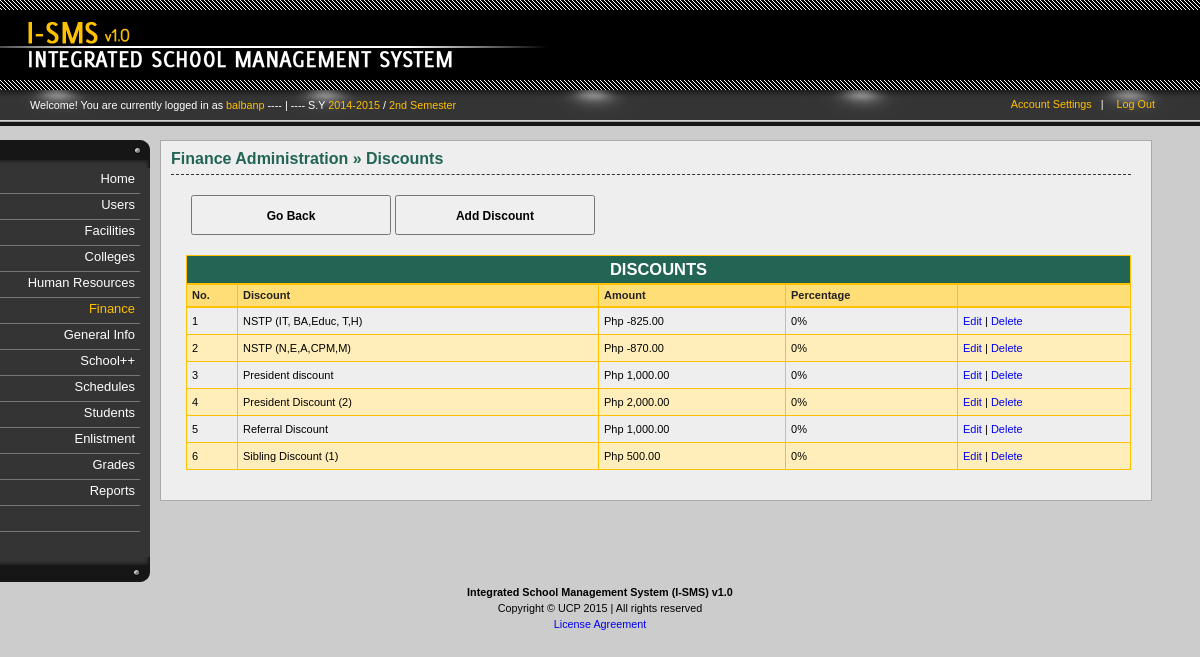
Page /finance-discount.php (signed in) on the committed database.
### _system/_config/sys_config.php (called while the page is built, shortened)
<?php
		$DIR_SERVER_FOLDER = "";
		$DIR_CSS_DEFAULT = "http://" . $_SERVER['HTTP_HOST'] . $DIR_SERVER_FOLDER . "/design/default/css/";
?>

### _libs/classes/fix.inc.php (called while the page is built, shortened)
<?php
	class SchoolYear2{
		function __construct($year_id, $start, $end, $active){
			$this->start = $start;
			$this->end = $end;
		}
	}
	class Semester2{
		function __construct($semester_id, $description, $shorthand, $active){
			$this->description = $description;
		}
	}
	class FixManager{
		private $conn = null;
		function __construct($conn = null){
			if($conn !== null){
				$this->conn = $conn;
			} else {
				$this->error = "No defined connection.";
			}
		}
		function GetActiveSchoolYear(){
			$years = null;
			if($this->conn == null){
				$error = "No defined connection.";
				return null;
			} else {
				$conn = $this->conn;
				$query = "SELECT SchoolYearID, Start, End, Active FROM `sch-school_years` WHERE Active=1 ";
				$query .= "ORDER BY Start";
				$result = $conn->query($query);
				if($conn->error <> ""){
					$this->error = $conn->error;
				} else {
					$years = array();
					$ctr = 0;
					if($result->num_rows > 0){
						while($row = $result->fetch_assoc()){
							$years[$ctr] = new SchoolYear2($row['SchoolYearID'], $row['Start'], $row['End'], $row['Active']);
							$ctr++;
						}
					}
				}
			}
			return $years;
		}
		function GetActiveSemester(){
			$semesters = null;
			if($this->conn == null){
				$error = "No defined connection.";
				return null;
			} else {
				$conn = $this->conn;
				$query = "SELECT SemesterID, Description, Shorthand, Active FROM `sch-semesters` ";
				$query .= "WHERE 1=1 AND Active=1 ";
				$result = $conn->query($query);
				if($conn->error <> ""){
					$this->error = $conn->error;
				} else {
					$semesters = array();
					$ctr = 0;
					if($result->num_rows > 0){
						while($row = $result->fetch_assoc()){
							$semesters[$ctr] = new Semester2($row['SemesterID'], $row['Description'], $row['Shorthand'], $row['Active']);
							$ctr++;
						}
					}
				}
			}
			return $semesters;
		}
	}
?>

### _libs/classes/fin.inc.php (called while the page is built, shortened)
<?php
	class Discount{
		function __construct($discount_id, $description, $price, $percentage, $type){
			$this->discount_id = $discount_id;
			$this->description = $description;
			$this->price = $price;
			$this->percentage= $percentage;
		}
	}
	class FinanceManager{
		private $conn = null;
		function __construct($conn = null){
			if($conn !== null){
				$this->conn = $conn;
			} else {
				$this->error = "No defined connection.";
			}
		}
		function GetDiscountsByKey(){
			$discounts = null;
			if($this->conn == null){
				$this->error[] = "No defined connection.";
				return null;
			} else {
				$conn = $this->conn;
				$query = "SELECT `DiscountID`, `Description`, `Price`, `Percentage`, `Type`, `DateCreated`, `DateModified` FROM `fin-discounts` WHERE Type=2 ";
				$query .= "ORDER BY Description ";
				$result = $conn->query($query);
				if($conn->error <> ""){
					$this->error = $conn->error;
				} else {
					$discounts = array();
					if($result->num_rows > 0){
						while($row = $result->fetch_assoc()){
							$discounts[$row['DiscountID']] = new Discount($row['DiscountID'], $row['Description'], $row['Price'], $row['Percentage'], $row['Type']);
						}
					}
				}
			}
			return $discounts;
		}
	}
?>

### finance-discount.php (the view, shortened to what this page needs)
<?php
	require_once("_system/_config/sys_config.php");
	require_once(CLASSLIST . "user.inc.php");
	require_once(CLASSLIST . "sentry.inc.php");
	require_once(CLASSLIST . "menu.inc.php");
	require_once(CLASSLIST . "fin.inc.php");
	if(isset($_SESSION['UserInfo'])){
		$UserInfo = unserialize($_SESSION['UserInfo']);
	} else {
		header("Location: index.php?error=2");
		exit();
	}
	$ISMS = new ISMSConnection(CONNECTION_TYPE);
	$conn = $ISMS->GetConnection();
	$hnd = new FinanceManager($conn);
	$dict_scholarships = $hnd->GetDiscountsByKey();
?>
<!DOCTYPE html PUBLIC "-//W3C//DTD XHTML 1.0 Transitional//EN" "http://www.w3.org/TR/xhtml1/DTD/xhtml1-transitional.dtd">
<html lang="en-US" xml:lang="en-US" xmlns="http://www.w3.org/1999/xhtml">
	<head>
<?php
	require_once("_system/_config/head_config.php");
	echo "<link rel=\"stylesheet\" href=\"" . $DIR_CSS_DEFAULT . "home.css\" />";
	echo "<link rel=\"stylesheet\" href=\"" . $DIR_CSS_DEFAULT . "verticalnav.css\" />";
	echo "<link rel=\"stylesheet\" href=\"" . $DIR_CSS_DEFAULT . "columns.css\" />";
	echo "<link rel=\"stylesheet\" href=\"" . $DIR_CSS_DEFAULT . "content.css\" />";
	echo "<link rel=\"stylesheet\" href=\"" . $DIR_CSS_DEFAULT . "actions.css\" />";
	echo "<link rel=\"stylesheet\" href=\"" . $DIR_CSS_DEFAULT . "tables.css\" />";
	echo "<link rel=\"stylesheet\" href=\"" . $DIR_CSS_DEFAULT . "tweaks.css\" />";
?>
	</head>
	<body id="finance">
		<div id="container">
			<div id="header">
				<?php require_once("_system/main/banner.inc.php"); ?>
				<?php require_once("_system/main/dashboard.inc.php"); ?>
			</div><?php  ?>
			<div id="body">
				<div class="content">
					<div class="column" id="column-first">
						<?php require_once("_system/main/mainmenu.inc.php"); ?>
					</div>
					<div class="column" id="column-second">
						<div class="inner">
							<h1>
								<span class="Highlight">Finance Administration &raquo; Discounts</span>
							</h1>
							<div id="actions">
								<p class="action">
									<input type="button" value="Go Back" onclick="window.location='finance.php'" />
									<input type="button" value="Add Discount" onclick="window.location='finance-discount-add.php'" />
								</p>
							</div>
							<div class="table">
								<table class="positions" cellspacing="0" title="">
									<thead>
										<th colspan="5" class="year_level">
											DISCOUNTS
										</th>
									</thead>
									<thead>
										<th id="Count">No.</th>
										<th id="Position">Discount</th>
										<th id="">Amount</th>
										<th id="">Percentage</th>
										<th id="Actions"></th>
									</thead>
									<?php
										$ctr = 0;
										foreach($dict_scholarships as $item){
												$ctr++;
												if($ctr % 2 == 0){
													echo "<tr class=\"even\">";
												} else {
													echo "<tr class=\"odd\">";
												}
													echo "<td>{$ctr}</td>";
													echo "<td>{$item->description}</td>";
													echo "<td>Php " . number_format($item->price, 2, ".", ",") . "</td>";
													echo "<td>{$item->percentage}%</td>";
													echo "<td class=\"Actions\">";
													echo "<a href=\"finance-discount-edit.php?id={$item->discount_id}\">Edit</a>";
													echo " | ";
													echo "<a  onclick=\"return confirm('Continue deleting this discount? Click OK to continue.');\" href=\"finance-discount-process.php?id={$item->discount_id}&action=del\">Delete</a>";
													echo "</td>";
												echo "</tr>";
										}
									?>
								</table>
							</div>
						</div>
					</div>
				</div>
			</div><?php  ?>
			<div id="footer">
				<?php require_once("_system/main/footer.inc.php"); ?>
			</div><?php  ?>
		</div>
	</body>
</html>

### _system/main/dashboard.inc.php (shortened to what this page needs)
<div id="dashboard">
	<div class="inner">
		<p class="greetings">Welcome! You are currently logged in as
			<span class="highlight">
				<?php echo $UserInfo->username; ?>
			</span>
			<?php
				require_once(CLASSLIST . 'fix.inc.php');
				$ISMS2 = new ISMSConnection(CONNECTION_TYPE);
				$conn2 = $ISMS2->GetConnection();
				$dash = new FixManager($conn2);
				$tmp_sy = $dash->GetActiveSchoolYear();
				$tmp_sem = $dash->GetActiveSemester();
				$curr_sy = $tmp_sy[0]->start . "-" . $tmp_sy[0]->end;
				$curr_sem = $tmp_sem[0]->description;
				if(isset($curr_sy)){
					echo " ---- | ---- S.Y <span class=\"highlight\">" . $curr_sy;
					echo "</span> / <span class=\"highlight\">" . $curr_sem . "</span>";
				}
			?>
		</p>
		<div class="options">
			<ul>
				<li><a href="account-settings.php">Account Settings</a>&nbsp;&nbsp;&nbsp;|</li>
				<li><a href="logout.php">Log Out</a></li>
			</ul>
		</div>
	</div>
</div>

### design/default/css/general.css (style rules this page uses)
html { font: 67.5% Arial, Tahoma, Verdana, "Times New Roman"; }
body { font-size: 100%; background-color: #f0efef; background-color: #ccc; background-image: url(../images/logo.png); padding-bottom: 20px; }
#header { height: 90px; background-color: #000; }
p { line-height: 1.5em; }
p.action input { width: 200px; height: 40px; font-weight: bold; font-family: Arial!important; }
p.action { font-size: 14px!important; }

### design/default/css/home.css (style rules this page uses)
#header { margin-bottom: 50px; }
#dashboard .inner { display: block; height: 24px; padding: 7px 0px 5px 30px; background-image: url("../images/dashboard.png"); background-color: #000; position:relative; }
#dashboard .options { position: absolute;right: 35px;top: 9px; width: 200px; text-align: right; }
#dashboard .options a { color: #ffc000; text-decoration: none }
#dashboard .options ul li { display: inline; margin-right: 10px; color: #fff; }
#dashboard .greetings { margin-top: 0px; color: #fff; }
#dashboard .inner .greetings .highlight { color: #ffc000; }

### design/default/css/columns.css (style rules this page uses)
.content div.column { float: left; }
#column-first { width: 160px; }
#column-second { width: 80%; background-color: #eee; border: 1px solid #aaa; padding: 10px 20px 30px 10px; color: 333; overflow: hidden; }

### design/default/css/content.css (style rules this page uses)
div#body { padding-bottom: 20px; }
div#column-second h1 { font-size: 16px; padding: 10px 30px 7px 0px; border-bottom: 1px dashed #333; margin-top: 10px; }
div#column-second h1:first-child { font-size: 16px; padding: 0px 30px 7px 0px; border-bottom: 1px dashed #333; margin-top: 0px; border-top: 0; }
div#column-second h1 span.Highlight { color: #226555; font-weight: bold; }
div#column-second p { margin: 10px 20px 0px 15px; font-size: 12px; }
div#actions p { font-size: 11px; }
div#actions input { font-size: 12px; font-family: "Century Gothic", Arial, Tahoma, Verdana, "Times New Roman" }

### design/default/css/actions.css (style rules this page uses)
div#actions { margin: 5px 0px 0px 0px; padding: 5px 5px 10px 5px; }
p.action input { padding: 3px 10px 2px 10px; }

### design/default/css/tables.css (style rules this page uses)
div.table { margin-left: 15px; margin-top: 10px; font-size: 11px; }
div.table table { border: 1px solid #ffc000; }
div.table table thead th { background-color: #ffdd77; border-bottom: 2px solid #ffc000; color: #222; font-weight: bold; }
div.table table thead th, div.table table td { padding: 5px 5px 5px 5px; text-align:left; }
div.table table th,div.table table td { border-right: 1px solid #ffc000; border-bottom: 1px solid #ffc000; }
div.table table td { cursor: pointer; line-height: 16px; }
div.table table.positions { width: 100%; }
div.table td.Actions a { text-decoration: none; }
div.table td { vertical-align: middle; }
div.table th.year_level { vertical-align: middle; background-color: #226555; color: #fff; font-size: 1.5em; text-align: center; }
div.table th { vertical-align: middle; }
table.positions th#Count { width: 40px; }
table.positions th#Position { width: 350px; }
tr.even { background-color: #ffeeb9; }

### rows in the picture
sch-school_years: curr_sy "2014-2015"
sch-semesters: Description "2nd Semester"
fin-discounts: Description "NSTP (IT, BA,Educ, T,H)", Price "-825.00", Percentage "0"
fin-discounts: Description "NSTP (N,E,A,CPM,M)", Price "-870.00", Percentage "0"
fin-discounts: Description "President discount", Price "1,000.00", Percentage "0"
fin-discounts: Description "President Discount (2)", Price "2,000.00", Percentage "0"
fin-discounts: Description "Referral Discount", Price "1,000.00", Percentage "0"
fin-discounts: Description "Sibling Discount (1)", Price "500.00", Percentage "0"

### other values in the picture
$UserInfo->username "balbanp"
$MenuItem->display "Home"
$MenuItem->display "Users"
$MenuItem->display "Facilities"
$MenuItem->display "Colleges"
$MenuItem->display "Human Resources"
$MenuItem->display "Finance"
$MenuItem->display "General Info"
$MenuItem->display "School++"
$MenuItem->display "Schedules"
$MenuItem->display "Students"
$MenuItem->display "Enlistment"
$MenuItem->display "Grades"
$MenuItem->display "Reports"
